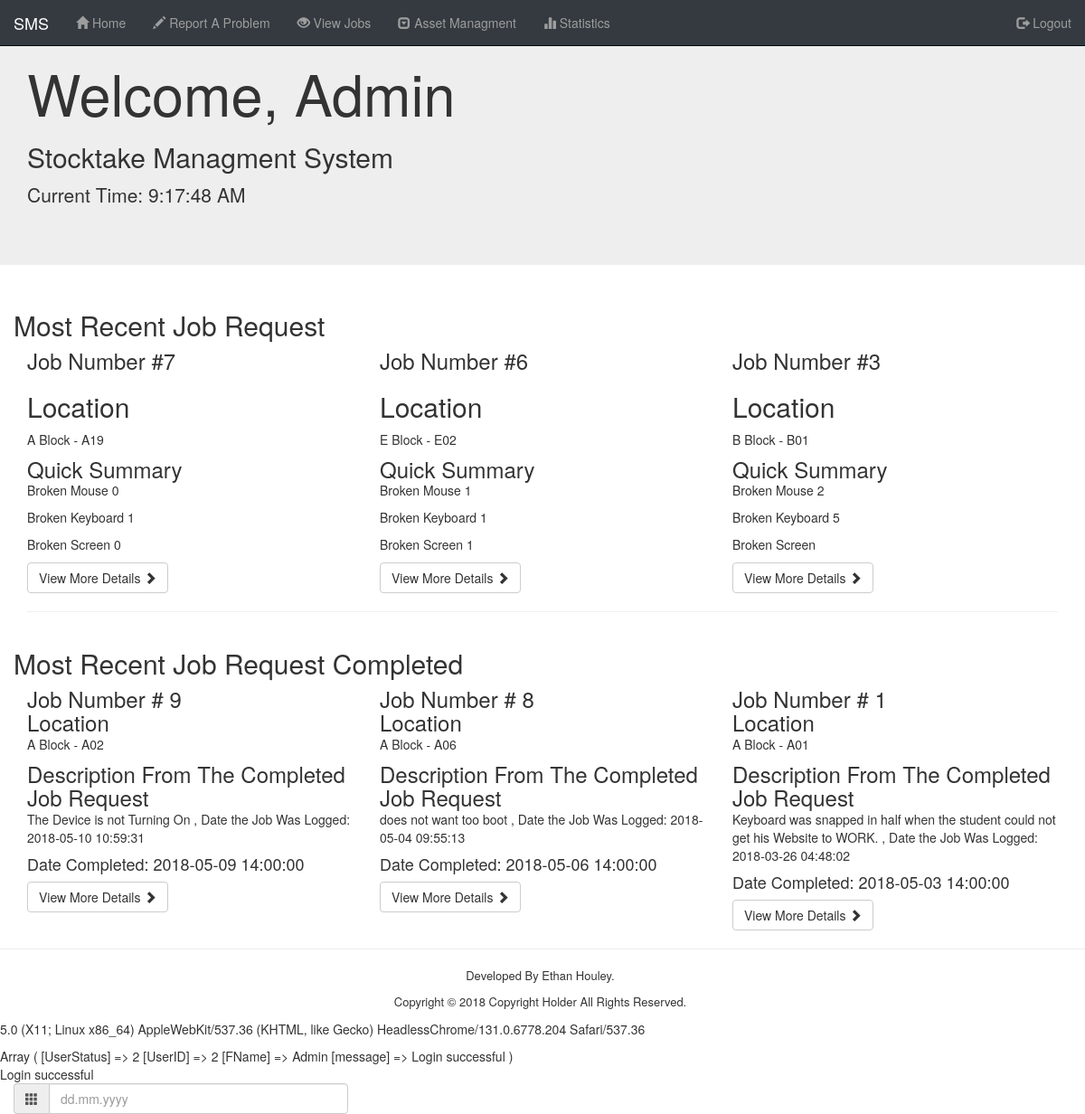
/View/index.php (signed in), run on the app's committed database.
### tables this page shows
CREATE TABLE `job` (
  `JobID` int(10) UNSIGNED NOT NULL,
  `DateLogged` timestamp NOT NULL DEFAULT CURRENT_TIMESTAMP,
  `UserID` int(10) UNSIGNED NOT NULL,
  `RoomID` int(10) UNSIGNED NOT NULL,
  `AssetID` int(10) UNSIGNED DEFAULT NULL,
  `Broken_Mouse` varchar(255) DEFAULT NULL,
  `Broken_Keyboard` varchar(255) DEFAULT NULL,
  `Broken_Screen` varchar(255) DEFAULT NULL,
  `ExtraInfo` text,
  `JobStatusID` int(10) UNSIGNED NOT NULL DEFAULT '0',
  `PartsUsed` varchar(255) DEFAULT NULL,
  `DateComplete` timestamp NULL DEFAULT CURRENT_TIMESTAMP
);

CREATE TABLE `building` (
  `BuildingID` int(10) UNSIGNED NOT NULL,
  `BuildingName` varchar(255) NOT NULL
);

CREATE TABLE `rooms` (
  `RoomID` int(10) UNSIGNED NOT NULL,
  `RoomName` varchar(255) NOT NULL,
  `BuildingID` int(10) UNSIGNED NOT NULL
);

### Model/Functions.php (called while the page is built, shortened)
<?php
  function MostRecentOpenJobSQL() {
    $Most_Recent = "SELECT *	FROM job INNER JOIN rooms ON job.RoomID = rooms.RoomID INNER JOIN building ON rooms.BuildingID = building.BuildingID INNER JOIN jobstatus ON job.JobStatusID = jobstatus.JobStatusID	WHERE job.JobStatusID = 1	ORDER BY job.JobID DESC LIMIT 3;";
    $conn = dbConnect();
    $stmt = $conn->prepare($Most_Recent);
    $stmt->execute();
    $ResultsMostRecentOpenSQL = $stmt->fetchAll(PDO::FETCH_ASSOC);
    return $ResultsMostRecentOpenSQL;
  }
  function MostRecentCloseJobSQL() {
    $Most_Recent = "SELECT *	FROM job INNER JOIN rooms ON job.RoomID = rooms.RoomID INNER JOIN building ON rooms.BuildingID = building.BuildingID INNER JOIN jobstatus ON job.JobStatusID = jobstatus.JobStatusID	WHERE job.JobStatusID = 2	ORDER BY job.JobID DESC LIMIT 3;";
    $conn = dbConnect();
    $stmt = $conn->prepare($Most_Recent);
    $stmt->execute();
    $ResultsMostRecentCloseSQL = $stmt->fetchAll(PDO::FETCH_ASSOC);
    return $ResultsMostRecentCloseSQL;
  }
 ?>

### View/Include/Master_Include.php (the view, shortened to what this page needs)
<?php
  require_once '../Model/Functions.php';
  function HTMLHeader() { ?>
    <!DOCTYPE html>
    <html lang="en">
    <head>
    	<link rel="stylesheet" href="https://maxcdn.bootstrapcdn.com/bootstrap/3.3.7/css/bootstrap.min.css">
    	<link rel="stylesheet" type="text/css" media="screen" href="/SMS/View/CSS/master.css" />
    </head>
    <body>
<?php
  }
function HTMLFooter() { ?>
  <footer>
  		<p class="Same_Line">Developed By Ethan Houley.</p>
  		<p class="Same_Line"> Copyright &copy; 2018 Copyright Holder All Rights Reserved.</p>
  	</footer>
  <link href="//cdnjs.cloudflare.com/ajax/libs/jquery-form-validator/2.3.26/theme-default.min.css" rel="stylesheet" type="text/css">
  <div class="error">
    <p id="BrowserInfomartion"></p>
    <div>
    <?php     print_r ($_SESSION); ?>
    </div>
    <?php
      if(isset($_SESSION['message'])) {
        echo '<div class="info message">';
        echo $_SESSION['message'];
        echo '</div>';
      }
}
 function clock() { ?>
      <p>Current Time:
        <span class="clock" id="time"></span>
      </p>
 <?php }
     ?>
    <?php
  function AdminNav() {
    ?>
    	<nav class="navbar navbar-inverse remove_radius navbar-fixed-top background_black">
    		<div class="container-fluid">
    			<div class="navbar-header">
    				<a class="navbar-brand" href="#">SMS</a>
    			</div>
    			<div class="collapse navbar-collapse" id="bs-example-navbar-collapse-1">
    				<ul class="nav navbar-nav">
    					<li><a href="index.php"><span class="glyphicon glyphicon-home"></span> Home</a></li>
    					<li><a href="Job_Request.php"><span class="glyphicon glyphicon-pencil"></span> Report A Problem</a></li>
    					<li><a href="View_Jobs.php"><span class="glyphicon glyphicon-eye-open"></span> View Jobs</a></li>
    					<li class="dropdown">
    						<a href="#" class="dropdown-toggle" data-toggle="dropdown" role="button" aria-haspopup="true" aria-expanded="false"><span class="glyphicon glyphicon-collapse-down"></span> Asset Managment</a>
    					</li>
    					<li><a href="Stats.php"><span class="glyphicon glyphicon-stats"></span> Statistics</a></li>
    				</ul>
    				<ul class="nav navbar-nav navbar-right ">
    					<li><a href="../Control/Logout.php" class="text_nav"><span class="glyphicon glyphicon-log-out"></span> Logout</a></li>
    				</ul>
    			</div>
    		</div>
    	</nav>
  <?php
  }
  function AdminBody() {
     ?>
    <div class="jumbotron">
    		<div class="container">
    	<?php echo '<h1>Welcome, '.$_SESSION['FName'].'</h1>';
    			echo '<h2>Stocktake Managment System</h2>';
          clock();
    echo '</div>
    	</div>';
        $ResultsMostRecentOpenSQL = MostRecentOpenJobSQL();
    			echo '<div class="container">';
    			echo '<div class="row">';
    			echo '	<h2 class="heading">Most Recent Job Request</h2>';
    			foreach ($ResultsMostRecentOpenSQL as $Recent_Jobs) {
    			echo '<div class="col-md-4">';
    			echo '	<h3>Job Number <span>#'. $Recent_Jobs['JobID'] . '</span> </h3>';
    		echo '		<h2>Location</h2>';
    		echo '<p>'.$Recent_Jobs["BuildingName"].' - '.$Recent_Jobs["RoomName"].' </p>';
    		echo '		<h3>Quick Summary</h3>';
    			echo '<p> Broken Mouse '.$Recent_Jobs["Broken_Mouse"].' </p>
    			<p> Broken Keyboard '.$Recent_Jobs["Broken_Keyboard"].' </p>
    			<p> Broken Screen '.$Recent_Jobs["Broken_Screen"].' </p>';
    			echo '<button type="button" name="button" class="btn btn-default" id="Open" onclick="OpenJob(this)" data-toggle="modal" data-target="#JobInfo" value="'.$Recent_Jobs["JobID"].'">View More Details <span class="glyphicon glyphicon-chevron-right"></span></button>';
    			echo '</div>';
    		}
    		echo '
    		</div>
    		<hr> ';
?>
    		<div class="row">
          <h2 class="heading">Most Recent Job Request Completed</h2>
    		<?php
        $ResultsMostRecentCloseSQL = MostRecentCloseJobSQL();
        foreach ($ResultsMostRecentCloseSQL as $CloseJob) {
          echo '<div class="col-md-4">';
    			echo '	<h3>Job Number <span># '.$CloseJob['JobID'].'</h3>';
    			echo '	<h3>Location</h3>';
          echo '  <p>'.$CloseJob["BuildingName"].' - '.$CloseJob["RoomName"].' </p>';
    			echo '	<h3>Description From The Completed Job Request</h3>';
    			echo '	<p>'.$CloseJob['ExtraInfo'].' , Date the Job Was Logged: '.$CloseJob['DateLogged'].' </p>';
    			echo '	<h4>Date Completed: '.$CloseJob['DateComplete'].'</h4>';
    			    echo '<button type="button" name="button" class="btn btn-default" id="CloseJobButton" onclick="CloseStaffViewableJob(this)" data-toggle="modal" data-target="#CloseJobInfo" value="'.$CloseJob["JobID"].'">View More Details <span class="glyphicon glyphicon-chevron-right"></span></button>';
              echo '</div>';
        }
    			 ?>
    			</div>
    		</div>
    		<hr>
    <?php
  }
  ?>

### View/CSS/master.css (style rules this page uses)
.background_black { background-color: #343a40 !important; color: #fff !important; }
.remove_radius { border-radius: 0 !important; }
.Same_Line { text-align: center; margin-right: 5px; font-size: 13px !important; }
h3 { margin: 0 !important; }
footer { right: 0; bottom: 0; left: 0; background-color: rgba(255, 255, 255, 0); }

### data on the page
job: JobID "7", building.BuildingName "A Block", RoomID.RoomName "A19", Broken_Mouse "0", Broken_Keyboard "1", Broken_Screen "0"
job: JobID "6", building.BuildingName "E Block", RoomID.RoomName "E02", Broken_Mouse "1", Broken_Keyboard "1", Broken_Screen "1"
job: JobID "3", building.BuildingName "B Block", RoomID.RoomName "B01", Broken_Mouse "2", Broken_Keyboard "5"
job: JobID "9", building.BuildingName "A Block", RoomID.RoomName "A02", ExtraInfo "The Device is not Turning On", DateLogged "2018-05-10 10:59:31", DateComplete "2018-05-09 14:00:00"
job: JobID "8", building.BuildingName "A Block", RoomID.RoomName "A06", ExtraInfo "does not want too boot", DateLogged "2018-05-04 09:55:13", DateComplete "2018-05-06 14:00:00"
job: JobID "1", building.BuildingName "A Block", RoomID.RoomName "A01", ExtraInfo "Keyboard was snapped in half when the student could not get his Website to WORK.", DateLogged "2018-03-26 04:48:02", DateComplete "2018-05-03 14:00:00"

### other printed values
$_SESSION['FName'] "Admin"
$_SESSION['message'] "Login successful"
